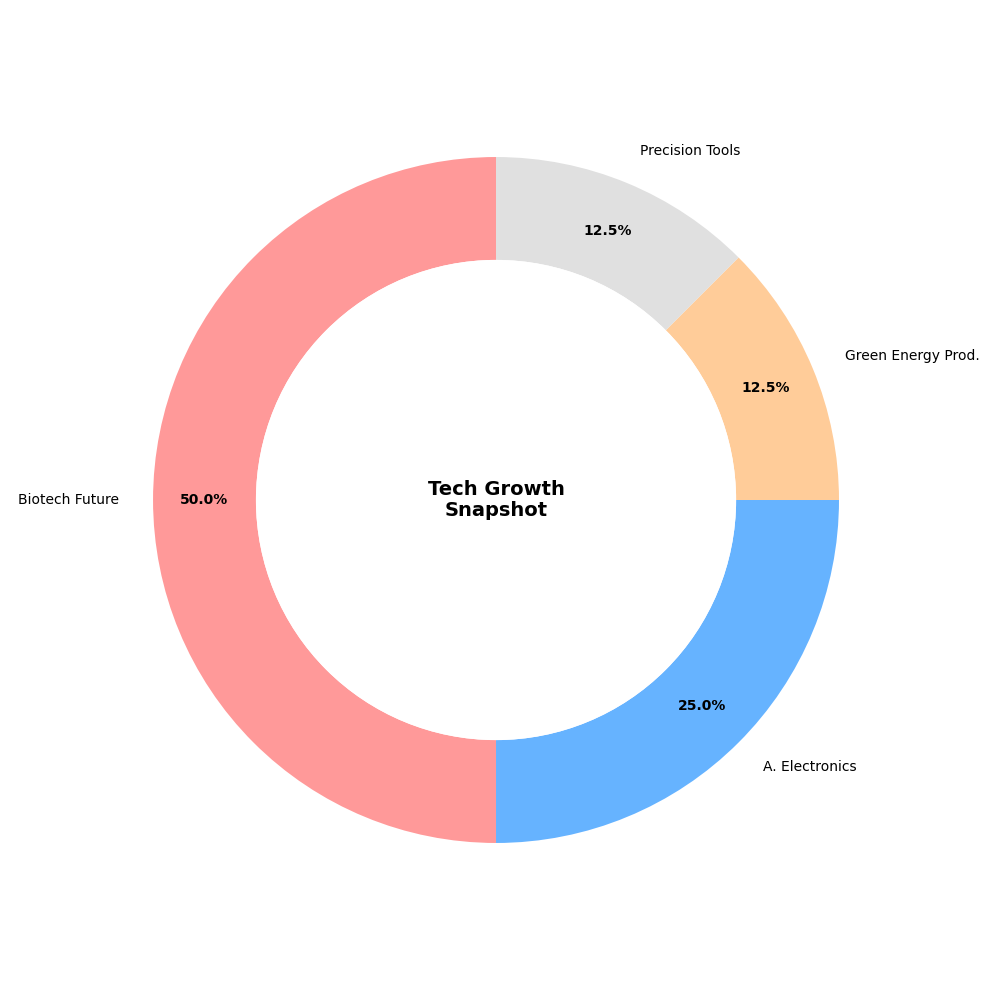

Generate this figure with Python:
import matplotlib.pyplot as plt

sectors = [
    'Biotech Future', 
    'A. Electronics', 
    'Green Energy Prod.', 
    'Precision Tools'
]
gdp_contribution = [40, 20, 10, 10]

colors = ['#FF9999', '#66B3FF', '#FFCC99', '#E0E0E0']

fig, ax = plt.subplots(figsize=(10, 10))
wedges, texts, autotexts = ax.pie(
    gdp_contribution,
    labels=sectors,
    colors=colors,
    autopct='%1.1f%%',
    startangle=90,
    wedgeprops={'linewidth': 0, 'width': 0.3},  # Set the width here for a donut version
    pctdistance=0.85
)

# Create a white circle in the center to transform pie chart into a donut (ring) chart
centre_circle = plt.Circle((0, 0), 0.70, fc='white')
ax.add_artist(centre_circle)

# Adjust the size of the annotations inside the pie chart
for autotext in autotexts:
    autotext.set_color('black')
    autotext.set_fontsize(10)
    autotext.set_weight('bold')

# Add central text for visual appeal
ax.text(0, 0, 'Tech Growth\nSnapshot', fontsize=14, fontweight='bold', ha='center', va='center')

plt.tight_layout()
plt.show()
